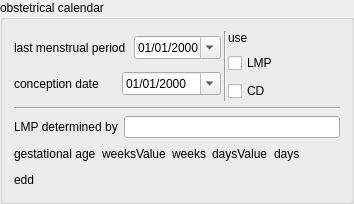
    <widget class="QGroupBox" name="obstetricalCalendarGroupBox">
     <property name="title">
      <string>obstetrical calendar</string>
     </property>
     <layout class="QVBoxLayout" name="verticalLayout_19">
      <item>
       <layout class="QHBoxLayout" name="horizontalLayout_14">
        <property name="spacing">
         <number>1</number>
        </property>
        <property name="leftMargin">
         <number>0</number>
        </property>
        <item>
         <layout class="QVBoxLayout" name="verticalLayout_18">
          <property name="spacing">
           <number>8</number>
          </property>
          <property name="rightMargin">
           <number>2</number>
          </property>
          <item>
           <layout class="QHBoxLayout" name="lmpHorizontalLayout">
            <item>
             <widget class="QLabel" name="lastMenstrualPeriodLabel">
              <property name="text">
               <string>last menstrual period</string>
              </property>
             </widget>
            </item>
            <item>
             <widget class="QDateEdit" name="lastMenstrualPeriodDateEdit">
              <property name="locale">
               <locale language="French" country="Madagascar"/>
              </property>
              <property name="correctionMode">
               <enum>QAbstractSpinBox::CorrectToNearestValue</enum>
              </property>
              <property name="displayFormat">
               <string>dd/MM/yyyy</string>
              </property>
              <property name="calendarPopup">
               <bool>true</bool>
              </property>
             </widget>
            </item>
           </layout>
          </item>
          <item>
           <layout class="QHBoxLayout" name="conceptionHorizontalLayout">
            <item>
             <widget class="QLabel" name="conceptionDateLabel">
              <property name="text">
               <string>conception date</string>
              </property>
             </widget>
            </item>
            <item>
             <widget class="QDateEdit" name="conceptionDateDateEdit">
              <property name="locale">
               <locale language="French" country="Madagascar"/>
              </property>
              <property name="showGroupSeparator" stdset="0">
               <bool>false</bool>
              </property>
              <property name="minimumDate">
               <date>
                <year>1790</year>
                <month>9</month>
                <day>1</day>
               </date>
              </property>
              <property name="displayFormat">
               <string>dd/MM/yyyy</string>
              </property>
              <property name="calendarPopup">
               <bool>true</bool>
              </property>
              <property name="currentSectionIndex">
               <number>0</number>
              </property>
             </widget>
            </item>
           </layout>
          </item>
         </layout>
        </item>
        <item>
         <widget class="Line" name="line_2">
          <property name="orientation">
           <enum>Qt::Vertical</enum>
          </property>
         </widget>
        </item>
        <item>
         <layout class="QVBoxLayout" name="verticalLayout_17">
          <property name="spacing">
           <number>8</number>
          </property>
          <item>
           <widget class="QLabel" name="useLmpDateOfConceptionLabel">
            <property name="text">
             <string>use</string>
            </property>
           </widget>
          </item>
          <item>
           <widget class="QCheckBox" name="useLmpCheck">
            <property name="text">
             <string>LMP</string>
            </property>
           </widget>
          </item>
          <item>
           <widget class="QCheckBox" name="useDateOfConceptionCheck">
            <property name="text">
             <string>CD</string>
            </property>
           </widget>
          </item>
         </layout>
        </item>
       </layout>
      </item>
      <item>
       <widget class="Line" name="line">
        <property name="orientation">
         <enum>Qt::Horizontal</enum>
        </property>
       </widget>
      </item>
      <item>
       <layout class="QHBoxLayout" name="horizontalLayout_15">
        <property name="sizeConstraint">
         <enum>QLayout::SetMinimumSize</enum>
        </property>
        <item>
         <widget class="QLabel" name="lmpDeterminedByLabel">
          <property name="text">
           <string>LMP determined by</string>
          </property>
         </widget>
        </item>
        <item>
         <layout class="QHBoxLayout" name="lmpDeterminedByRadioLayout"/>
        </item>
        <item>
         <widget class="QLineEdit" name="lmpDeterminedByLineEdit">
          <property name="sizePolicy">
           <sizepolicy hsizetype="MinimumExpanding" vsizetype="Fixed">
            <horstretch>0</horstretch>
            <verstretch>0</verstretch>
           </sizepolicy>
          </property>
         </widget>
        </item>
       </layout>
      </item>
      <item>
       <layout class="QHBoxLayout" name="horizontalLayout_17">
        <item>
         <widget class="QLabel" name="gestationalAgeHelpTextLabel">
          <property name="text">
           <string>gestational age</string>
          </property>
         </widget>
        </item>
        <item>
         <widget class="QLabel" name="currentWeeksAmenorrhoeaWeeksValueLabel">
          <property name="text">
           <string>weeksValue</string>
          </property>
         </widget>
        </item>
        <item>
         <widget class="QLabel" name="currentWeeksAmenorrhoeaWeeksLabel">
          <property name="text">
           <string>weeks</string>
          </property>
         </widget>
        </item>
        <item>
         <widget class="QLabel" name="currentWeeksAmenorrhoeaDaysValueLabel">
          <property name="text">
           <string>daysValue</string>
          </property>
         </widget>
        </item>
        <item>
         <widget class="QLabel" name="currentWeeksAmenorrhoeaDaysLabel">
          <property name="text">
           <string>days</string>
          </property>
         </widget>
        </item>
        <item>
         <spacer name="horizontalSpacer_3">
          <property name="orientation">
           <enum>Qt::Horizontal</enum>
          </property>
          <property name="sizeHint" stdset="0">
           <size>
            <width>40</width>
            <height>20</height>
           </size>
          </property>
         </spacer>
        </item>
       </layout>
      </item>
      <item>
       <layout class="QHBoxLayout" name="eddHorizontalLayout">
        <item>
         <widget class="QLabel" name="eddLabel">
          <property name="text">
           <string>edd</string>
          </property>
         </widget>
        </item>
        <item>
         <widget class="QLabel" name="eddValueLabel">
          <property name="text">
           <string/>
          </property>
         </widget>
        </item>
        <item>
         <spacer name="horizontalSpacer_2">
          <property name="orientation">
           <enum>Qt::Horizontal</enum>
          </property>
          <property name="sizeHint" stdset="0">
           <size>
            <width>40</width>
            <height>20</height>
           </size>
          </property>
         </spacer>
        </item>
       </layout>
      </item>
     </layout>
    </widget>
